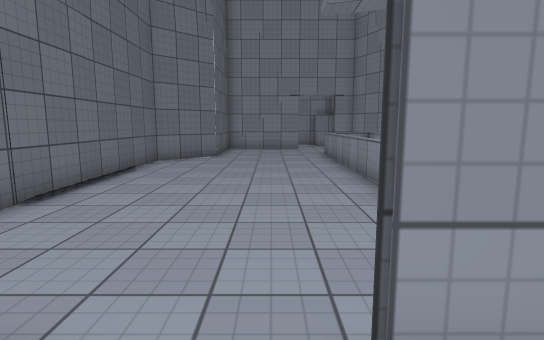
[1] (above)

16 first-person views from a walk through a 3-D level made in the Unity game engine. The camera is 1.4 m above the floor, tilts 8° down and sees 80° across. The floor is counted in squares, 1 m on a side. Each view is taken from the middle of a square. On the plan, view 1 faces up. The plan holds only what a view shows up to about 15 squares ahead; the rest is blank. Door leaves are left out, so doorways stand open. Surface patterns are stand-ins for the level's own textures.

[2]
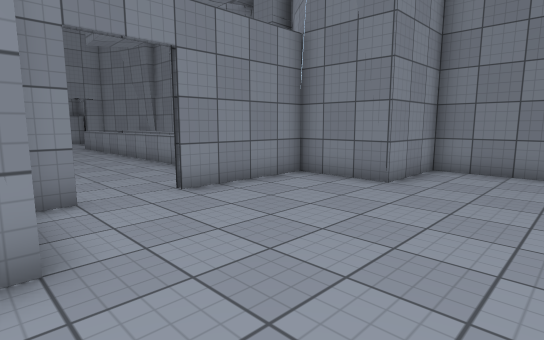

[3]
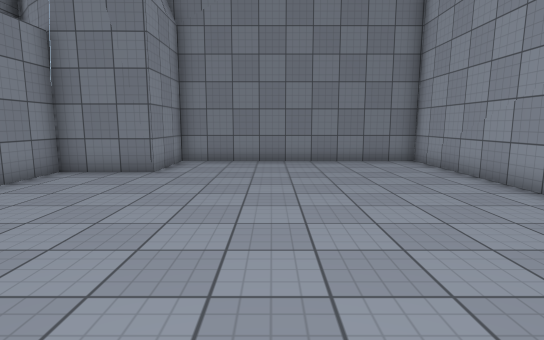

[4]
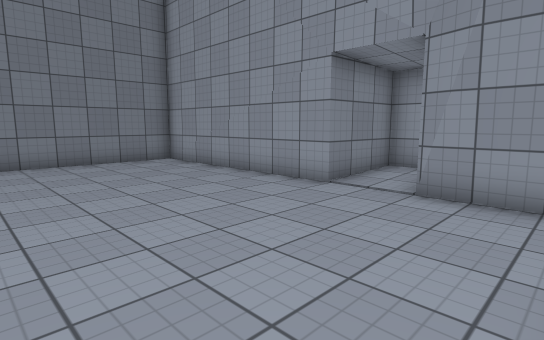

[5]
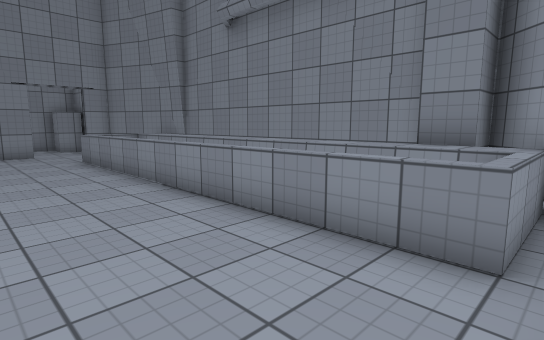

[6]
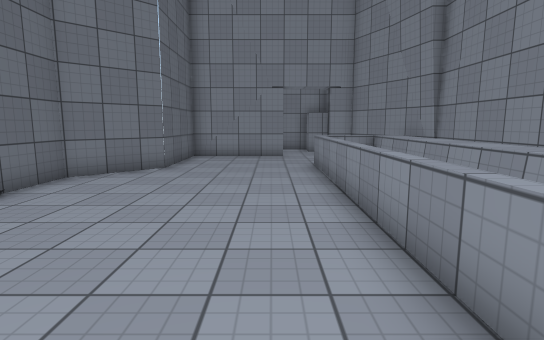

[7]
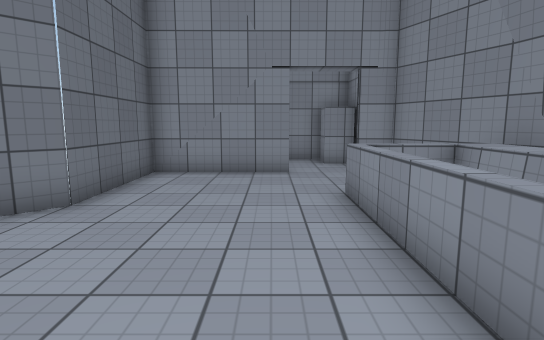

[8]
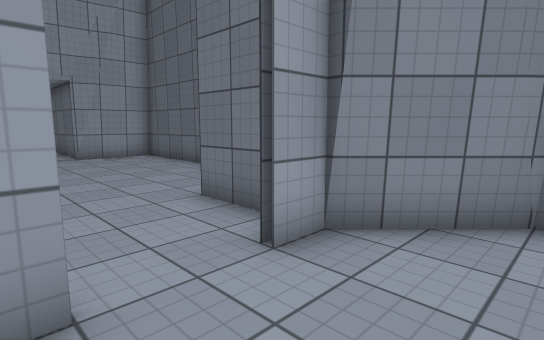

[9]
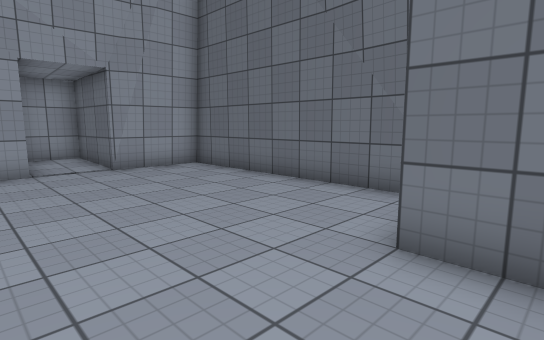

[10]
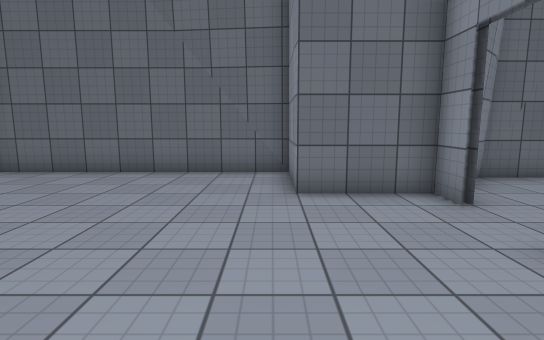

[11]
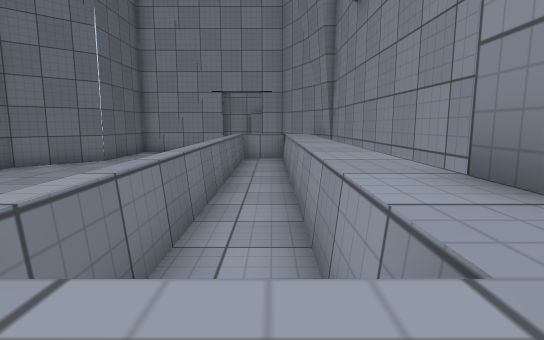

[12]
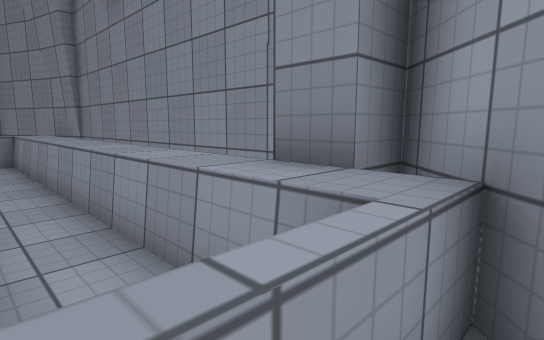

[13]
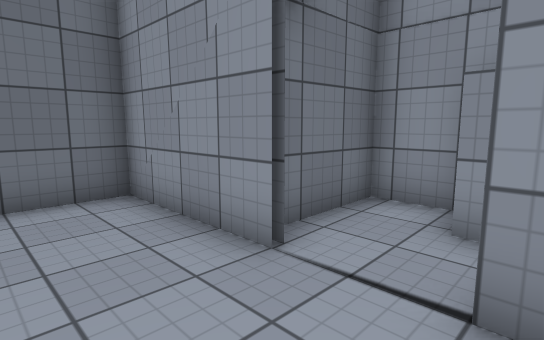

[14]
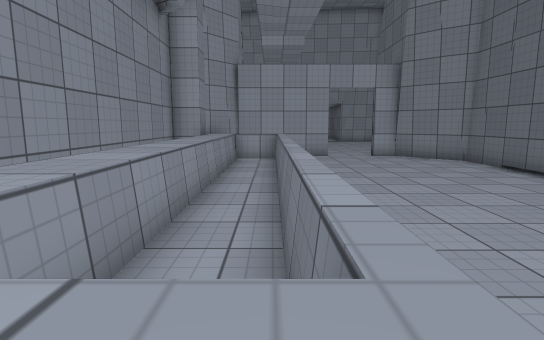

[15]
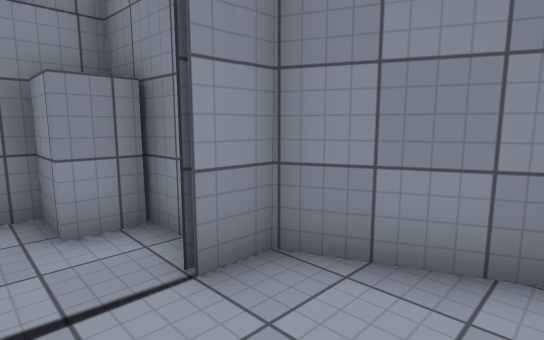

[16]
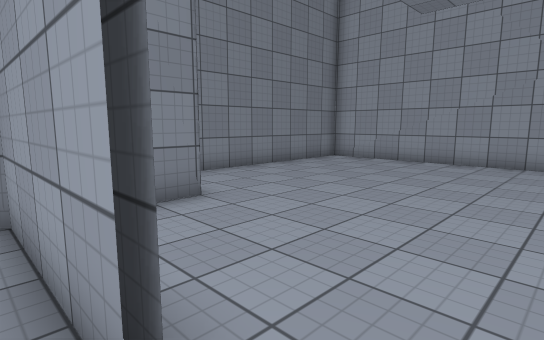

### Floor plan
Key: @ floor where view 1 was taken; # wall or solid block; . main floor; : floor 0.25 m higher than the main floor; D open door; = window, fence, low wall or low ledge; ^ raised ledge.
Columns run from 6 left of view 1 to 8 right of it. Each row starts with its distance up from view 1.
 22        ###
 21        #.##
 20        #.##
 19    #####DD##
 18    #.......#
 17    #.......##
 16    #........#
 15    #.....^^^#
 14   ##.....=.^#
 13  ##......=.^#
 12  #.......=.^#
 11  #.......=.^#
 10  # ......=.^#
  9  # ......=.^#
  8   #......=.^#
  7  # ......=.^#
  6  # ......=.^#
  5  #.......=.^#
  4  #.......=.^#
  3  ##......==^#
  2   ##.......##
  1    ##DD#####
  0    #..@....#
 -1  ###.......####
 -2 ##............#
 -3 #.............#
 -4 #.............#
 -5 #.............#
 -6 #.............#
 -7 #.............#
 -8 #.............#
 -9 #.............#
-10 ####DD........#
-11    #..#########
-12    #..#
-13    #::#
-14    ####

Where each view was taken, in squares from view 1:
view 1: 0 up, 0 right, facing up
view 2: 5 down, 3 left, facing up-right
view 3: 5 down, 5 left, facing right
view 4: 4 down, 5 left, facing down-right
view 5: 2 up, 1 left, facing up-right
view 6: 4 up, 1 right, facing up
view 7: 9 up, 1 right, facing up
view 8: 4 up, 1 right, facing down-left
view 9: 0 up, 1 right, facing down-left
view 10: 2 down, 4 right, facing left
view 11: 2 up, 4 right, facing up
view 12: 2 up, 3 right, facing up-right
view 13: 16 up, 4 right, facing up-left
view 14: 16 up, 3 right, facing down
view 15: 16 up, 2 right, facing up-right
view 16: 2 up, 1 left, facing down-right
